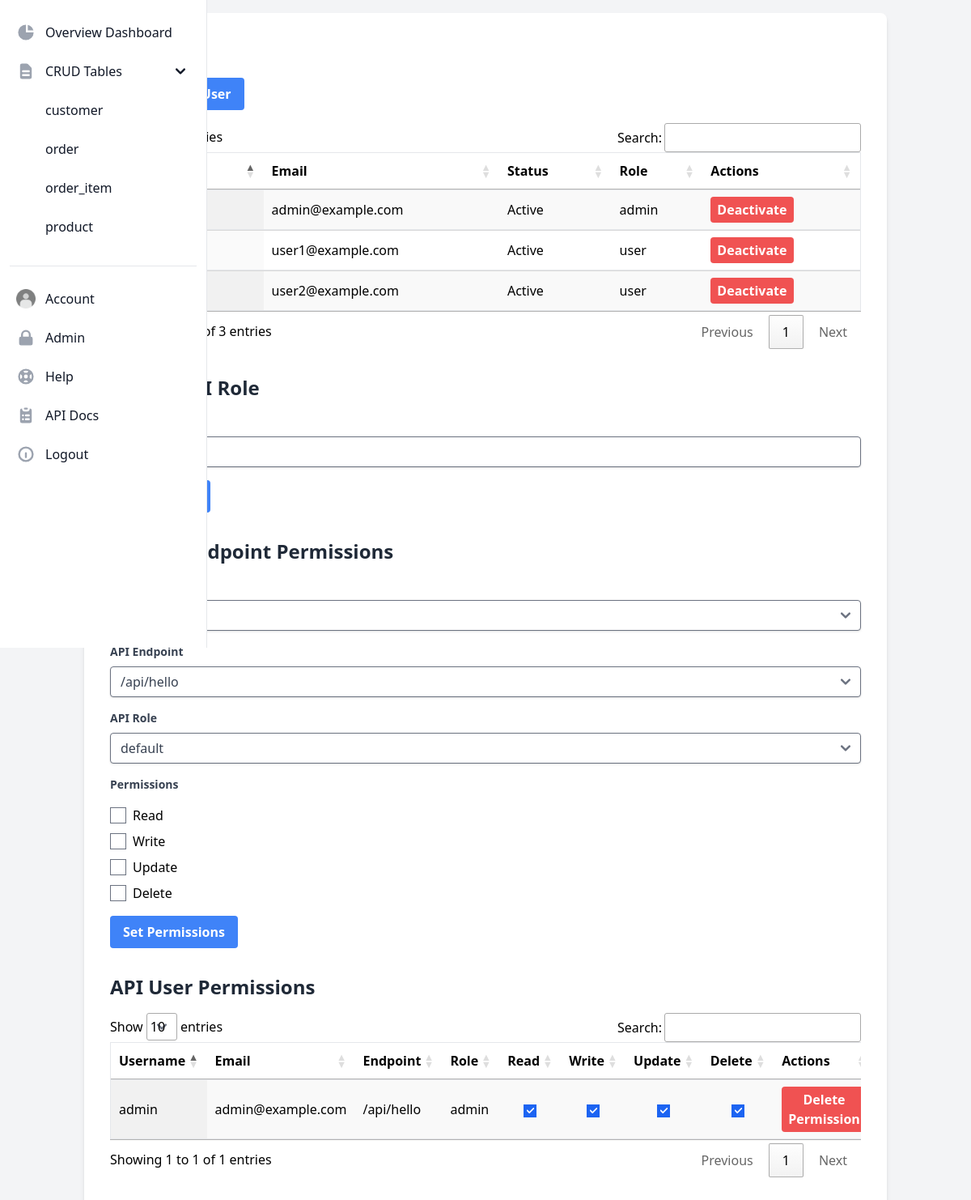
The page /admin/ (signed in) on the database its author committed.
### app/models.py (models this page shows, shortened)
class BaseUser(db.Model, UserMixin):
    __tablename__ = 'baseuser'
    id = db.Column(db.Integer, primary_key=True)
    username = db.Column(db.String(20), unique=True, nullable=False)
    email = db.Column(db.String(120), unique=True, nullable=False)
    image_file = db.Column(db.String(20), nullable=False, default='default.jpg')
    password_hash = db.Column(db.String(128), nullable=False)
    role = db.Column(db.String(20), nullable=False, default='user')
    active = db.Column(db.Boolean, nullable=False, default=True)
    created_at = db.Column(db.DateTime, nullable=False, default=datetime.utcnow)

class BasePermission(db.Model):
    __tablename__ = 'basepermission'
    id = db.Column(db.Integer, primary_key=True)
    user_id = db.Column(db.Integer, db.ForeignKey('baseuser.id'), nullable=False)
    endpoint = db.Column(db.String(128))
    role = db.Column(db.String(64))
    can_read = db.Column(db.Boolean, default=False)
    can_write = db.Column(db.Boolean, default=False)
    can_update = db.Column(db.Boolean, default=False)
    can_delete = db.Column(db.Boolean, default=False)
    user = db.relationship('BaseUser', backref=db.backref('basepermissions', lazy=True))

### app/main/admin.py (the view, shortened to what this page needs)
@admin.route("/", methods=['GET', 'POST'])
@login_required
def admin_home():
    if current_user.role != 'admin':
        return redirect(url_for('main.home'))
    create_user_form = RegistrationForm()
    create_role_form = AdminCreateRoleForm()
    set_permissions_form = AdminSetPermissionsForm()
    roles = BaseRole.query.all()
    users = BaseUser.query.all()
    set_permissions_form.role.choices = [(role.name, role.name) for role in roles]
    set_permissions_form.user.choices = [(user.id, user.username) for user in users]
    api_endpoints = get_api_endpoints()
    set_permissions_form.endpoint.choices = [(endpoint, endpoint) for endpoint in api_endpoints]
    if create_role_form.validate_on_submit() and request.form.get('form_name') == 'create_role_form':
        role = BaseRole(name=create_role_form.role.data)
        db.session.add(role)
        db.session.commit()
        flash('Role created successfully!', 'success')
        return redirect(url_for('admin.admin_home'))
    permissions = db.session.query(BasePermission, BaseUser).join(BaseUser).all()
    return render_template('admin.html', create_user_form=create_user_form, create_role_form=create_role_form, set_permissions_form=set_permissions_form, roles=roles, users=users, permissions=permissions)

### app/forms.py (shortened to what this page needs)
class RegistrationForm(FlaskForm):
    username = StringField('Username', validators=[DataRequired(), Length(min=2, max=20)])
    email = StringField('Email', validators=[DataRequired(), Email()])
    password = PasswordField('Password', validators=[DataRequired()])
    confirm_password = PasswordField('Confirm Password', validators=[DataRequired(), EqualTo('password')])
    submit = SubmitField('Sign Up')

class AdminCreateRoleForm(FlaskForm):
    role = StringField('Role', validators=[DataRequired()])
    submit = SubmitField('Create Role')

### app/models.py (called while the page is built)
@login_manager.user_loader
def load_user(user_id):
    return BaseUser.query.get(int(user_id))

### app/utils.py (called while the page is built)
def get_api_endpoints():
    endpoints = []
    for rule in current_app.url_map.iter_rules():
        if rule.endpoint.startswith('api.'):
            endpoints.append(rule.rule)
    return endpoints

### app/templates/admin.html (shortened to what this page needs)
{% extends 'base.html' %}
{% block content %}
<div class="flex flex-col items-center justify-center min-h-screen bg-gray-100">
    <div class="w-full max-w-6xl bg-white rounded-lg shadow-md p-8">
        <div class="mb-8">
            <h2 class="text-2xl font-bold text-gray-800 mb-4">User List</h2>
            <button id="openCreateUserModal" class="bg-blue-500 hover:bg-blue-700 text-white font-bold py-2 px-4 rounded mb-4">Create New User</button>
            <table id="users-table" class="min-w-full bg-white border display">
                <thead>
                    <tr>
                        <th class="py-2 px-4 border-b">Username</th>
                        <th class="py-2 px-4 border-b">Email</th>
                        <th class="py-2 px-4 border-b">Status</th>
                        <th class="py-2 px-4 border-b">Role</th>
                        <th class="py-2 px-4 border-b">Actions</th>
                    </tr>
                </thead>
                <tbody>
                    {% for user in users %}
                    <tr>
                        <td class="py-2 px-4 border-b">{{ user.username }}</td>
                        <td class="py-2 px-4 border-b">{{ user.email }}</td>
                        <td class="py-2 px-4 border-b">{{ 'Active' if user.active else 'Inactive' }}</td>
                        <td class="py-2 px-4 border-b">{{ user.role }}</td>
                        <td class="py-2 px-4 border-b">
                            {% if user.active %}
                                <button class="bg-red-500 hover:bg-red-700 text-white font-bold py-1 px-2 rounded focus:outline-none focus:shadow-outline" onclick="deactivateUser({{ user.id }})">Deactivate</button>
                            {% else %}
                                <button class="bg-green-500 hover:bg-green-700 text-white font-bold py-1 px-2 rounded focus:outline-none focus:shadow-outline" onclick="restoreUser({{ user.id }})">Restore</button>
                            {% endif %}
                        </td>
                    </tr>
                    {% endfor %}
                </tbody>
            </table>
        </div>
        <div class="mb-8">
            <h2 class="text-2xl font-bold text-gray-800 mb-4">Create API Role</h2>
            <form method="POST" action="{{ url_for('admin.admin_home') }}">
                <div class="mb-4">
                    <label class="block text-gray-700 text-sm font-bold mb-2" for="role">
                        {{ create_role_form.role.label }}
                    </label>
                    {{ create_role_form.role(class="shadow appearance-none border rounded w-full py-2 px-3 text-gray-700 leading-tight focus:outline-none focus:shadow-outline") }}
                </div>
                <div class="flex items-center justify-between">
                    <button class="bg-blue-500 hover:bg-blue-700 text-white font-bold py-2 px-4 rounded focus:outline-none focus:shadow-outline" type="submit">
                    </button>
                </div>
            </form>
        </div>
        <div class="mb-8">
            <h2 class="text-2xl font-bold text-gray-800 mb-4">Set API Endpoint Permissions</h2>
            <form method="POST" action="{{ url_for('admin.admin_home') }}">
                <div class="mb-4">
                    <label class="block text-gray-700 text-sm font-bold mb-2" for="user">
                    </label>
                    {{ set_permissions_form.user(class="shadow appearance-none border rounded w-full py-2 px-3 text-gray-700 leading-tight focus:outline-none focus:shadow-outline") }}
                </div>
                <div class="mb-4">
                    <label class="block text-gray-700 text-sm font-bold mb-2" for="endpoint">
                        API Endpoint
                    </label>
                    {{ set_permissions_form.endpoint(class="shadow appearance-none border rounded w-full py-2 px-3 text-gray-700 leading-tight focus:outline-none focus:shadow-outline") }}
                </div>
                <div class="mb-4">
                    <label class="block text-gray-700 text-sm font-bold mb-2" for="role">
                        API Role
                    </label>
                    {{ set_permissions_form.role(class="shadow appearance-none border rounded w-full py-2 px-3 text-gray-700 leading-tight focus:outline-none focus:shadow-outline") }}
                </div>
                <div class="mb-4">
                    <label class="block text-gray-700 text-sm font-bold mb-2">
                        Permissions
                    </label>
                    <div class="flex flex-col">
                        <label class="inline-flex items-center mt-2">
                            {{ set_permissions_form.can_read(class="form-checkbox h-5 w-5 text-blue-600") }}
                            <span class="ml-2">Read</span>
                        </label>
                        <label class="inline-flex items-center mt-2">
                            {{ set_permissions_form.can_write(class="form-checkbox h-5 w-5 text-blue-600") }}
                            <span class="ml-2">Write</span>
                        </label>
                        <label class="inline-flex items-center mt-2">
                            {{ set_permissions_form.can_update(class="form-checkbox h-5 w-5 text-blue-600") }}
                            <span class="ml-2">Update</span>
                        </label>
                        <label class="inline-flex items-center mt-2">
                            {{ set_permissions_form.can_delete(class="form-checkbox h-5 w-5 text-blue-600") }}
                            <span class="ml-2">Delete</span>
                        </label>
                    </div>
                </div>
                <div class="flex items-center justify-between">
                    <button class="bg-blue-500 hover:bg-blue-700 text-white font-bold py-2 px-4 rounded focus:outline-none focus:shadow-outline" type="submit">
                        Set Permissions
                    </button>
                </div>
            </form>
        </div>
        <div class="mb-8">
            <h2 class="text-2xl font-bold text-gray-800 mb-4">API User Permissions</h2>
            <table id="permissions-table" class="min-w-full bg-white border display">
                <thead>
                    <tr>
                        <th class="py-2 px-4 border-b">Username</th>
                        <th class="py-2 px-4 border-b">Email</th>
                        <th class="py-2 px-4 border-b">Endpoint</th>
                        <th class="py-2 px-4 border-b">Role</th>
                        <th class="py-2 px-4 border-b">Read</th>
                        <th class="py-2 px-4 border-b">Write</th>
                        <th class="py-2 px-4 border-b">Update</th>
                        <th class="py-2 px-4 border-b">Delete</th>
                        <th class="py-2 px-4 border-b">Actions</th>
                    </tr>
                </thead>
                <tbody>
                    {% for perm, user in permissions %}
                    <tr>
                        <td class="py-2 px-4 border-b">{{ user.username }}</td>
                        <td class="py-2 px-4 border-b">{{ user.email }}</td>
                        <td class="py-2 px-4 border-b">{{ perm.endpoint }}</td>
                        <td class="py-2 px-4 border-b">{{ perm.role }}</td>
                        <td class="py-2 px-4 border-b text-center">
                            <input type="checkbox" class="permission-checkbox" data-user-id="{{ user.id }}" data-endpoint="{{ perm.endpoint }}" data-permission="read" {% if perm.can_read %}checked{% endif %}>
                        </td>
                        <td class="py-2 px-4 border-b text-center">
                            <input type="checkbox" class="permission-checkbox" data-user-id="{{ user.id }}" data-endpoint="{{ perm.endpoint }}" data-permission="write" {% if perm.can_write %}checked{% endif %}>
                        </td>
                        <td class="py-2 px-4 border-b text-center">
                            <input type="checkbox" class="permission-checkbox" data-user-id="{{ user.id }}" data-endpoint="{{ perm.endpoint }}" data-permission="update" {% if perm.can_update %}checked{% endif %}>
                        </td>
                        <td class="py-2 px-4 border-b text-center">
                            <input type="checkbox" class="permission-checkbox" data-user-id="{{ user.id }}" data-endpoint="{{ perm.endpoint }}" data-permission="delete" {% if perm.can_delete %}checked{% endif %}>
                        </td>
                        <td class="py-2 px-4 border-b">
                            <button class="bg-red-500 hover:bg-red-700 text-white font-bold py-1 px-2 rounded focus:outline-none focus:shadow-outline" onclick="confirmDeletePermission({{ user.id }}, '{{ perm.endpoint }}')">Delete Permission</button>
                        </td>
                    </tr>
                    {% endfor %}
                </tbody>
            </table>
        </div>
    </div>
</div>
{% endblock %}

### app/templates/base.html (shortened to what this page needs)
<!DOCTYPE html>
<html lang="en">
<head>
    <link rel="stylesheet" href="{{ url_for('static', filename='dist/css/output.css') }}">
    <link rel="stylesheet" href="https://cdn.datatables.net/1.11.5/css/jquery.dataTables.min.css">
</head>
<body class="bg-gray-100">
    {% if current_user.is_authenticated %}
    <aside id="default-sidebar" class="fixed top-0 left-0 z-40 w-64 h-screen transition-transform -translate-x-full sm:translate-x-0" aria-label="Sidenav">
        <div class="overflow-y-auto py-5 px-3 h-full bg-white border-r border-gray-200 dark:bg-gray-800 dark:border-gray-700">
            <ul class="space-y-2">
                <li>
                    <a href="{{ url_for('main.home') }}" class="flex items-center p-2 text-base font-normal text-gray-900 rounded-lg dark:text-white hover:bg-gray-100 dark:hover:bg-gray-700 group">
                        <span class="ml-3">Overview Dashboard</span>
                    </a>
                </li>
                <li>
                    <button type="button" class="flex items-center p-2 w-full text-base font-normal text-gray-900 rounded-lg transition duration-75 group hover:bg-gray-100 dark:text-white dark:hover:bg-gray-700" aria-controls="dropdown-pages" data-collapse-toggle="dropdown-pages">
                        <span class="flex-1 ml-3 text-left whitespace-nowrap">CRUD Tables</span>
                        <svg aria-hidden="true" class="w-6 h-6" fill="currentColor" viewBox="0 0 20 20" xmlns="http://www.w3.org/2000/svg"><path fill-rule="evenodd" d="M5.293 7.293a1 1 0 011.414 0L10 10.586l3.293-3.293a1 1 0 111.414 1.414l-4 4a1 1 0 01-1.414 0l-4-4a1 1 0 010-1.414z" clip-rule="evenodd"></path></svg>
                    </button>
                    <ul id="dropdown-pages" class="py-2 space-y-2" id="data-tables-list">
                    </ul>
            </ul>
            <ul class="pt-5 mt-5 space-y-2 border-t border-gray-200 dark:border-gray-700">
                <li>
                    <a href="/account" class="flex items-center p-2 text-base font-normal text-gray-900 rounded-lg transition duration-75 hover:bg-gray-100 dark:hover:bg-gray-700 dark:text-white group">
                        <img src="{{ url_for('static', filename='account.png') }}" class="w-6 h-6" alt="Account">
                        <span class="ml-3">Account</span>
                    </a>
                </li>
                <li>
                    <a href="/admin" class="flex items-center p-2 text-base font-normal text-gray-900 rounded-lg transition duration-75 hover:bg-gray-100 dark:hover:bg-gray-700 dark:text-white group">
                        <span class="ml-3">Admin</span>
                    </a>
                </li>
                <li>
                    <a href="#" class="flex items-center p-2 text-base font-normal text-gray-900 rounded-lg transition duration-75 hover:bg-gray-100 dark:hover:bg-gray-700 dark:text-white group">
                        <span class="ml-3">Help</span>
                    </a>
                </li>
                <li>
                    <a href="/apidocs" target="_blank" class="flex items-center p-2 text-base font-normal text-gray-900 rounded-lg transition duration-75 hover:bg-gray-100 dark:hover:bg-gray-700 dark:text-white group">
                        <span class="ml-3">API Docs</span>
                    </a>
                </li>
                <li>
                    <a href="{{ url_for('main.logout') }}" class="flex items-center p-2 text-base font-normal text-gray-900 rounded-lg transition duration-75 hover:bg-gray-100 dark:hover:bg-gray-700 dark:text-white group">
                        <span class="ml-3">Logout</span>
                    </a>
                </li>
            </ul>
        </div>
    </aside>
    {% endif %}
    <div class="container mx-auto p-4">
        {% block content %}{% endblock %}
    </div>
</body>
</html>

### rows shown on the page
BaseUser: email "admin@example.com", active "Active", role "admin"
BaseUser: email "user1@example.com", active "Active", role "user"
BaseUser: email "user2@example.com", active "Active", role "user"
BasePermission: username "admin", email "admin@example.com", endpoint "/api/hello", role "admin", can_read "☑", can_write "☑", can_update "☑", can_delete "☑"
